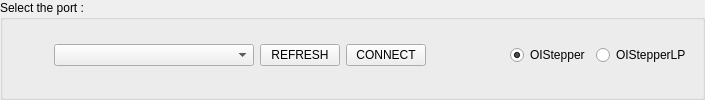
     <widget class="QGroupBox" name="portGroup">
      <property name="title">
       <string>Select the port :</string>
      </property>
      <layout class="QHBoxLayout" name="horizontalLayout_4">
       <property name="topMargin">
        <number>0</number>
       </property>
       <property name="bottomMargin">
        <number>7</number>
       </property>
       <item>
        <spacer name="horizontalSpacer">
         <property name="orientation">
          <enum>Qt::Horizontal</enum>
         </property>
         <property name="sizeHint" stdset="0">
          <size>
           <width>40</width>
           <height>20</height>
          </size>
         </property>
        </spacer>
       </item>
       <item>
        <widget class="QComboBox" name="portSelect">
         <property name="minimumSize">
          <size>
           <width>200</width>
           <height>0</height>
          </size>
         </property>
        </widget>
       </item>
       <item>
        <widget class="QPushButton" name="refreshButton">
         <property name="text">
          <string>REFRESH</string>
         </property>
        </widget>
       </item>
       <item>
        <widget class="QPushButton" name="connectButton">
         <property name="text">
          <string>CONNECT</string>
         </property>
        </widget>
       </item>
       <item>
        <widget class="QLabel" name="portStatus">
         <property name="minimumSize">
          <size>
           <width>32</width>
           <height>32</height>
          </size>
         </property>
         <property name="text">
          <string/>
         </property>
        </widget>
       </item>
       <item>
        <spacer name="horizontalSpacer_2">
         <property name="orientation">
          <enum>Qt::Horizontal</enum>
         </property>
         <property name="sizeHint" stdset="0">
          <size>
           <width>40</width>
           <height>20</height>
          </size>
         </property>
        </spacer>
       </item>
       <item>
        <widget class="QRadioButton" name="OIStepper">
         <property name="text">
          <string>OIStepper</string>
         </property>
         <property name="checked">
          <bool>true</bool>
         </property>
        </widget>
       </item>
       <item>
        <widget class="QRadioButton" name="OIStepperLP">
         <property name="text">
          <string>OIStepperLP</string>
         </property>
        </widget>
       </item>
      </layout>
     </widget>
